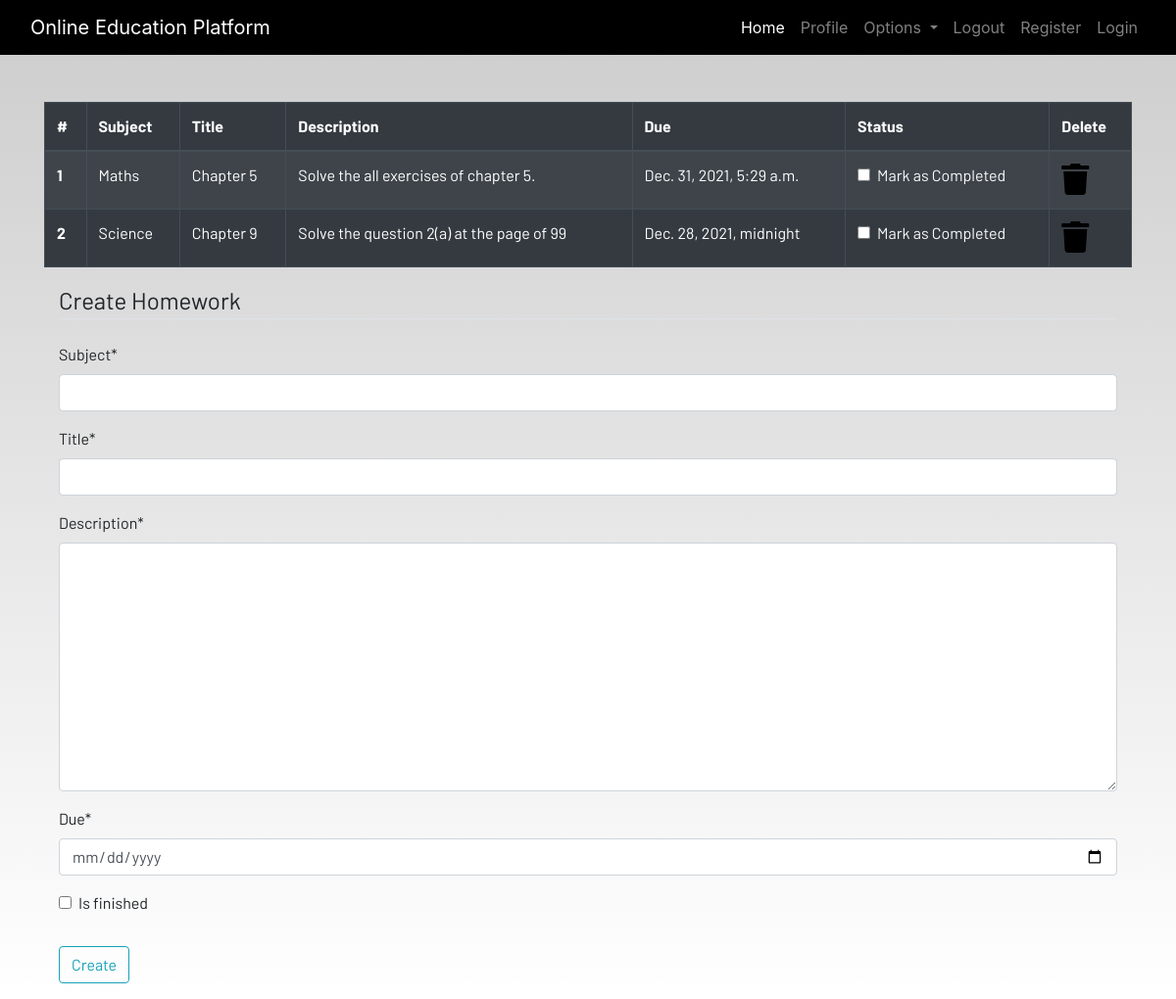
/homework/ (signed in), run on an earlier commit of the app's database.
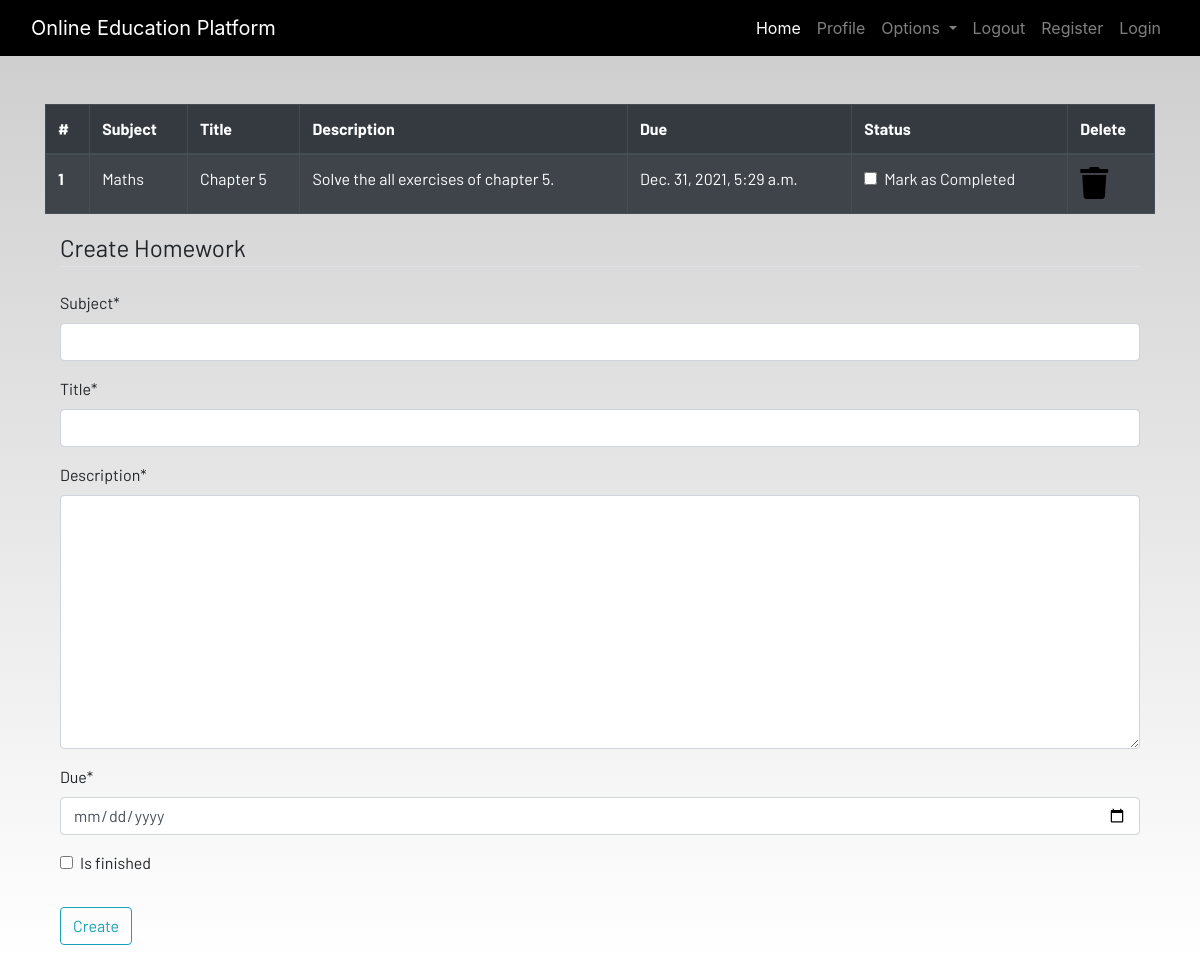
And on a later commit of the database.
### edu/models.py (models this page shows, shortened)
class Homework(models.Model):
    user = models.ForeignKey(User, on_delete=models.CASCADE)
    subject = models.CharField(max_length=50)
    title = models.CharField(max_length=200)
    description = models.TextField()
    due = models.DateTimeField()
    is_finished = models.BooleanField(default=False)

### edu/views.py (the view)
# urls.py: path('homework/', views.homework, name='homework'),
def homework(request):
    if request.method == "POST":
        form = HomeworkForm(request.POST)
        if form.is_valid():
            try:
                finished = request.POST['is_finished']
                if finished == 'on':
                    finished = True
                else:
                    finished = False
            except:
                finished = False
            homeworks = Homework(user=request.user,
                          subject = request.POST['subject'],
                          title = request.POST['title'],
                          description = request.POST['description'],
                          due = request.POST['due'],
                          is_finished = finished
                        )
            homeworks.save()
        messages.success(request, f"Homework Added from {request.user.username} Sucessfully !!")
    else:
        form = HomeworkForm()
    homework = Homework.objects.filter(user = request.user)
    if len(homework) == 0:
        homework_done = True
    else:
        homework_done = False
    context = {'homeworks': homework, 'homeworks_done': homework_done, 'form': form}
    return render(request, 'edu/homework.html', context)

### edu/forms.py
class HomeworkForm(forms.ModelForm):
    class Meta:
        model = Homework
        widgets = {'due': DateInput()}
        fields = ['subject', 'title', 'description', 'due', 'is_finished']

### edu/templates/edu/homework.html (shortened to what this page needs)
{% extends 'edu/base.html' %}
{% load static %}
{% load crispy_forms_tags %}
{% block content %}
<div class="container">
    {% if not homework_done %}
    <table class="table table-striped table-bordered table-hover table-dark">
        <thead>
            <tr>
                <th scope="col">#</th>
                <th scope="col">Subject</th>
                <th scope="col">Title</th>
                <th scope="col">Description</th>
                <th scope="col">Due</th>
                <th scope="col">Status</th>
                <th scope="col">Delete</th>
            </tr>
        </thead>
        <tbody>
            {% for homework in homeworks %}
            <tr>
                <th scope="row">{{forloop.counter}}</th>
                <td>{{homework.subject}}</td>
                <td>{{homework.title}}</td>
                <td>{{homework.description}}</td>
                <td>{{homework.due}}</td>
                <td>
                    <a href="{% url 'update-homework' homework.id %}">
                        <div class="form-check">
                            {% if homework.is_finished == True %}
                                <input class="form-check-input" type="checkbox" value="" checked>
                            {% else %}
                                <input class="form-check-input" type="checkbox" value="">
                            {% endif %}
                            <label class="form-check-label text-light" for="flexCheckDefault">
                                Mark as Completed
                            </label>
                        </div>
                    </a>
                </td>
                <td><a href="{% url 'delete-homework' homework.id %}"><i class="fa fa-trash fa-2x"></i></a></td>
            </tr>
            {% endfor %}
        </tbody>
    </table>
    {% else %}
    <h4>All homeworks are completed!! Create to have more!!</h4>
</div>
{% endif %}
<div class=" container">
    <form method="POST">
        <fieldset class="form-group">
            <legend class="border-bottom mb-4">Create Homework</legend>
            {{form|crispy}}
        </fieldset>
        <div class="form-group">
            <button href="" class="btn btn-outline-info" type="submit">
                Create
            </button>
        </div>
    </form>
</div>
{% endblock content %}

What changed in the data, as far as the page shows it:
removed Homework: subject "Science", title "Chapter 9", description "Solve the question 2(a) at the page of 99", due "Dec. 28, 2021, midnight"
